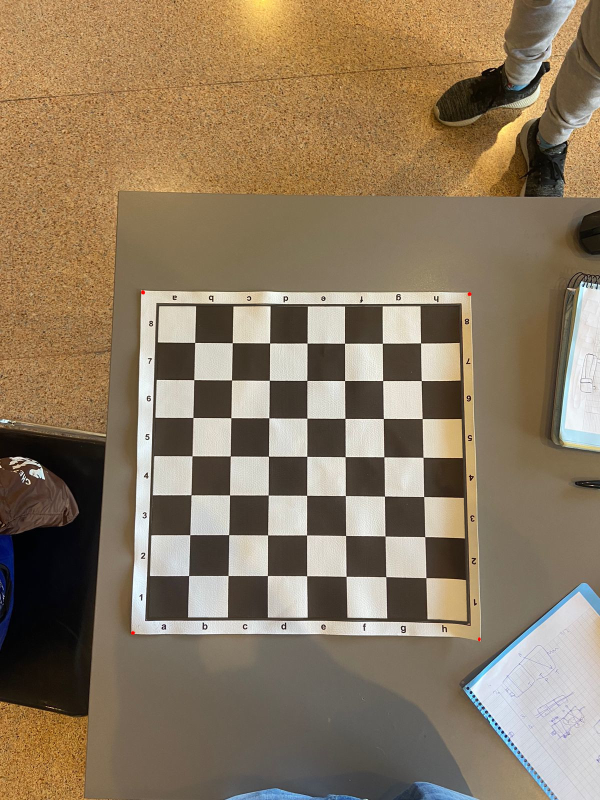
#> input picture src/assets/moves/real_board/Move_Empty.jpeg, 1200 x 1600 px, found by its file name (shown at 1/2 size)
$ python move_detector.py   (older library calls are emulated)
#> lines starting #> are read from the running program, lines starting #| are printed output that depends on the picture; after the words box and inside, x2 and y2 are one past the last pixel; in counts of white or black regions, pixels touching at a corner belong together
### src/utils/cv_utils.py
from skimage.metrics import structural_similarity as compare_ssim
import cv2
import imutils
import numpy as np
import math
from sewar.full_ref import mse, rmse, psnr, uqi, ssim, ergas, scc, rase, sam, msssim, vifp
from logger.log import LoggerService

logger = LoggerService.get_instance()


# Draw bounding boxes around contours
# [11 lines left out: functions draw_contour_bounding_box, get_contours, not called in this run]


# Concat images and titles in a single window
def concat_images(images, titles, force_row_size=None, with_titles=True, width=None, height=None, fontScale=1):
    if width is None:
        width = images[0].shape[1]
    if height is None:
        height = images[0].shape[0]

    font = cv2.FONT_HERSHEY_SIMPLEX
    position = (15, 35)
    fontColor = (0, 255, 0)
    thickness = 1
    lineType = 1
    for i, image in enumerate(images):
        # Make all images 3 channels
        images[i] = np.stack((image,) * 3, axis=-1) if len(image.shape) < 3 else image
        if images[i].shape != (height, width, 3):
            up_points = (width, height)
            images[i] = cv2.resize(images[i], up_points, interpolation=cv2.INTER_AREA)
        image = images[i]

        if with_titles:
            cv2.putText(image, titles[i],
                        position,
                        font,
                        fontScale,
                        fontColor,
                        thickness,
                        lineType)

    num_images = len(images)
    s = int(math.sqrt(num_images)) if force_row_size is None else force_row_size

    # Append empty images
    empty_images = s * math.ceil(num_images / s) - num_images
    [images.append(np.zeros_like(images[0])) for _ in range(empty_images)]

    def join_images(ims, horizontal=1):
        return np.concatenate(tuple(ims), axis=1 if horizontal else 0)

    split_arrays = np.array_split(images, s)
    vert_arrays = []
    for arr in split_arrays:
        vert_arrays.append(join_images(arr, horizontal=1))

    final_image = join_images(vert_arrays, horizontal=0)

    return final_image


# Get HSV filter
def get_hsv_filter(image, lower, upper):
    # Extract chess_handler-board lines
    hsv = cv2.cvtColor(image, cv2.COLOR_BGR2HSV)
    msk = cv2.inRange(hsv, lower, upper)
    krn = cv2.getStructuringElement(cv2.MORPH_RECT, (50, 30))
    dlt = cv2.dilate(msk, krn, iterations=5)
    res = cv2.bitwise_and(dlt, msk)
    res = np.uint8(res)
    return res


# Get canny image based on hsv lower and upper bounds
def get_hsv_canny(image, lower, upper):
    # Extract chess_handler-board lines
    res = get_hsv_filter(image, lower, upper)
    res1 = cv2.Canny(res, 38, 38 * 3)
    return res1


# Get center points of chessboard squares based on canny image
def get_center_points(canny, lower_area=4500, upper_area=5650, draw_points=False, draw_contours=False, image=None):
    processed_img = cv2.GaussianBlur(canny, (5, 5), 0)
    _, processed_img = cv2.threshold(processed_img, 30, 255, cv2.THRESH_BINARY)
    # find contours
    contours, hierarchy = cv2.findContours(processed_img, cv2.RETR_TREE, cv2.CHAIN_APPROX_SIMPLE)
    center_points = []
    corner_points = []
    for c in contours:
        area = cv2.contourArea(c)
        if lower_area < area < upper_area:
            (x, y, w, h) = cv2.boundingRect(c)
            corner_1 = (x, y)
            corner_2 = (x, y + h)
            corner_3 = (x + w, y)
            corner_4 = (x + w, y + h)
            corner_points.append(corner_1)
            corner_points.append(corner_2)
            corner_points.append(corner_3)
            corner_points.append(corner_4)
            center_point = (int(x + w / 2), int(y + h / 2))
            center_points.append(center_point)
            if draw_points:
                cv2.circle(image, center_point, 2, (0, 255, 0))
                cv2.circle(image, corner_1, 3, (34, 127, 127))
                cv2.circle(image, corner_2, 3, (34, 127, 127))
                cv2.circle(image, corner_3, 3, (34, 127, 127))
                cv2.circle(image, corner_4, 3, (34, 127, 127))
            if draw_contours:
                cv2.rectangle(image, (x, y), (x + w, y + h), (255, 0, 255), 2)
    return center_points, corner_points, processed_img


# Get distance between points
def get_distance_between_points(point1, point2):
    # d=√((x2 – x1)² + (y2 – y1)²).
    x1, y1 = point1
    x2, y2 = point2
    return math.sqrt(math.pow(x2 - x1, 2) + math.pow(y2 - y1, 2))


# Reduce points if close to each other
def reduce_points(points):
    points_sorted = sorted(points, key=lambda x: (x[0], x[1]))
    groups = []
    while len(points_sorted) != 0:
        current_point = points_sorted.pop()
        group = [current_point]
        points_to_remove = []
        for p in points_sorted:
            if get_distance_between_points(current_point, p) < 25:
                group.append(p)
                points_to_remove.append(p)
        for p in points_to_remove:
            points_sorted.remove(p)
        groups.append(group)
    points = [g[0] for g in groups]
    points = sorted(points, key=lambda x: (x[0], x[1]))
    return points


# Chessboard corner points to 2d matrix
# [136 lines left out: functions corner_points_to_2d_matrix, corner_points_to_squares, is_piece_found, get_pieces_diff, get_each_square_diff, get_squares_changed, not called in this run]


# Get squares and coordinates from image
def get_image_information(image, image_write, hsv_black_squares_min, hsv_black_squares_max, hsv_white_squares_min, hsv_white_squares_max, board_percentage=0.8):
    # Get HSV canny for White and Black squares and OR them
    res_b = get_hsv_canny(image, hsv_black_squares_min, hsv_black_squares_max)
    res_w = get_hsv_canny(image, hsv_white_squares_min, hsv_white_squares_max)
    res_bw = cv2.bitwise_or(res_b, res_w)

    # Estimate minium area of square
    image_area = image.shape[0] * image.shape[1]
    min_square_area = image_area * board_percentage / 64
    max_square_area = min_square_area * 1.3
    logger.debug(f"Square area between {min_square_area} and {max_square_area}")

    # Get center points, corner points and processed image
    center_points, corner_points, processed_image = get_center_points(res_bw, lower_area=min_square_area,
                                                                      upper_area=max_square_area,
                                                                      draw_points=True,
                                                                      draw_contours=True, image=image_write)
    # Reduce points
    corner_points = reduce_points(corner_points)
    center_points = reduce_points(center_points)
    logger.debug(f"Number of center points: {len(center_points)}, Number of corner points {len(corner_points)}")
    # assert len(center_points) == 64
    # assert len(corner_points) == 81
    squares = None
    matrix_2d = None
    if len(corner_points) == 81:
        matrix_2d = corner_points_to_2d_matrix(corner_points)
        squares = corner_points_to_squares(matrix_2d, with_text=True, image=image_write)

    return squares, matrix_2d, res_b, res_w, res_bw, processed_image


# Sort array of points based on x then y
# [5 lines left out: function sort_array_of_points, not called in this run]


def get_four_corners(points):
    points_x = sorted(points, key=lambda x: x[0])
    top_points = points_x[0:2]
    bottom_points = points_x[2:4]
    sorted_top_points = sorted(top_points, key=lambda x: x[1])
    sorted_bottom_points = sorted(bottom_points, key=lambda x: x[1])
    point_1 = sorted_top_points[0]
    point_2 = sorted_top_points[1]
    point_3 = sorted_bottom_points[1]
    point_4 = sorted_bottom_points[0]
    return [point_1, point_2, point_3, point_4]

### src/logger/log.py
import logging
import os
from dotenv import load_dotenv

load_dotenv()


class LoggerService(object):
    __instance = None

    def __init__(self):
        if self.__class__.__instance:
            raise Exception

        formatter = logging.Formatter(fmt='%(asctime)s - %(levelname)s - %(module)s - %(message)s')

        console_handler = logging.StreamHandler()
        file_handler = logging.FileHandler(str(os.getenv('LOG_FILE_PATH')))

        console_handler.setFormatter(formatter)
        file_handler.setFormatter(formatter)

        logger = logging.getLogger('gm-robot-arm')
        logger.setLevel(logging.DEBUG)
        logger.propagate = False
        logger.addHandler(console_handler)
        logger.addHandler(file_handler)
        self.__class__.__instance = logger

    @classmethod
    def get_instance(cls):
        if not cls.__instance:
            cls()

        return cls.__instance

### src/vision/move_detector.py
from skimage.metrics import structural_similarity as compare_ssim
import cv2
import imutils
from utils.cv_utils import concat_images, get_image_information, get_each_square_diff, get_squares_changed, get_hsv_filter, sort_array_of_points, get_four_corners
import numpy as np

chessboard_map = [['a8', 'a7', 'a6', 'a5', 'a4', 'a3', 'a2', 'a1'],
                  ['b8', 'b7', 'b6', 'b5', 'b4', 'b3', 'b2', 'b1'],
                  ['c8', 'c7', 'c6', 'c5', 'c4', 'c3', 'c2', 'c1'],
                  ['d8', 'd7', 'd6', 'd5', 'd4', 'd3', 'd2', 'd1'],
                  ['e8', 'e7', 'e6', 'e5', 'e4', 'e3', 'e2', 'e1'],
                  ['f8', 'f7', 'f6', 'f5', 'f4', 'f3', 'f2', 'f1'],
                  ['g8', 'g7', 'g6', 'g5', 'g4', 'g3', 'g2', 'g1']]


class MoveDetector():
    def __init__(self) -> None:
        self.previous_image = None
        self.current_image = None

    def set_prev_image(self, image):
        self.previous_image = image

    def set_curr_image(self, image):
        self.current_image = image


if __name__ == "__main__":
    # load the two input images
    # empty_image = cv2.imread('src/assets/moves/empty_lichess2.png')
    # imageA = cv2.imread('src/assets/moves/lichess2_1.png')
    # imageB = cv2.imread('src/assets/moves/lichess2_2.png')

    empty_image = cv2.imread('src/assets/moves/real_board/Move_Empty.jpeg')
#> empty_image is the input picture: shape (1600, 1200, 3); mean B, G, R 96.4, 120.9, 139.5
    imageA = cv2.imread('src/assets/moves/real_board/Move_Initial.jpeg')
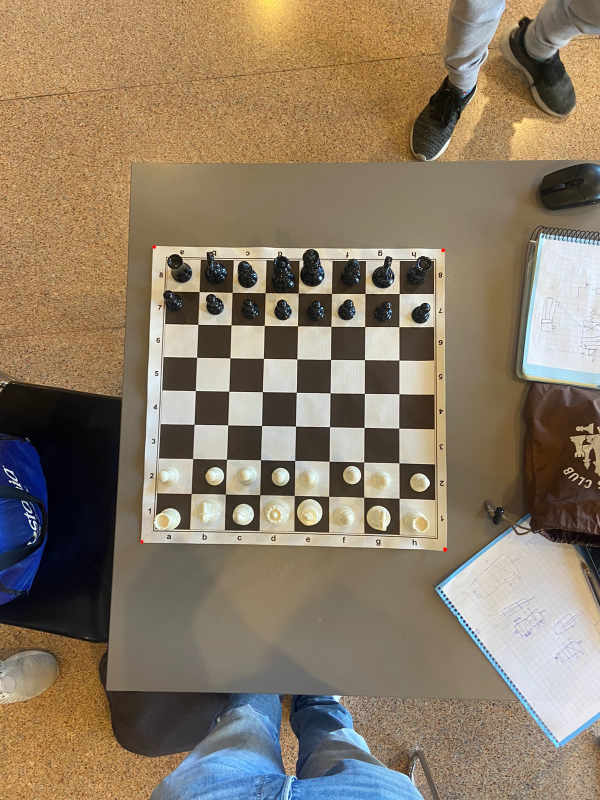
#> input picture src/assets/moves/real_board/Move_Initial.jpeg, 1200 x 1600 px, found by its file name (shown at 1/2 size)
#> imageA is the input picture: shape (1600, 1200, 3); mean B, G, R 102.3, 122.9, 138.5
    imageB = cv2.imread('src/assets/moves/real_board/Move1.jpeg')
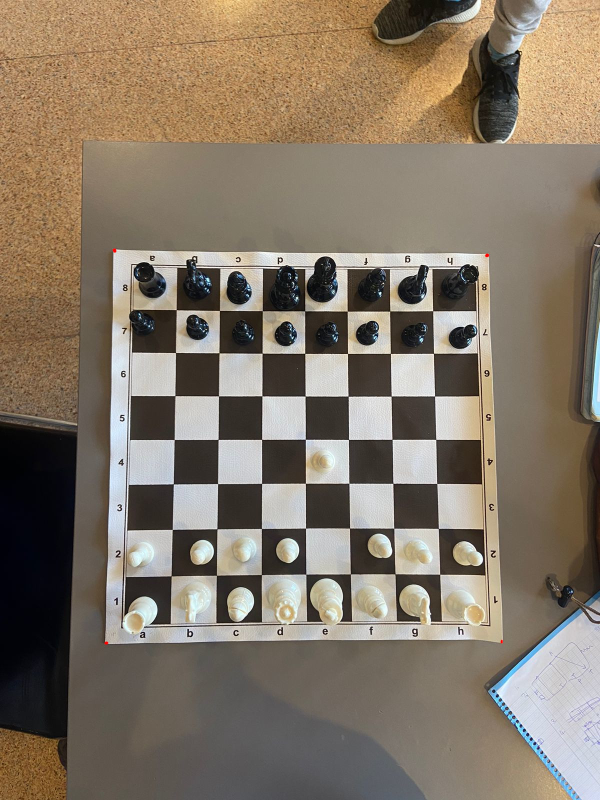
#> input picture src/assets/moves/real_board/Move1.jpeg, 1200 x 1600 px, found by its file name (shown at 1/2 size)
#> imageB is the input picture: shape (1600, 1200, 3); mean B, G, R 102.9, 118.4, 131.1

    image_to_warp = imageB.copy()
    # Red markers
    hsv_min_marker = np.array([0, 177, 240])
    hsv_max_marker = np.array([178, 255, 255])
    res = get_hsv_filter(image_to_warp, hsv_min_marker, hsv_max_marker)
#> in get_hsv_filter, `msk = cv2.inRange(hsv, lower, upper)`:
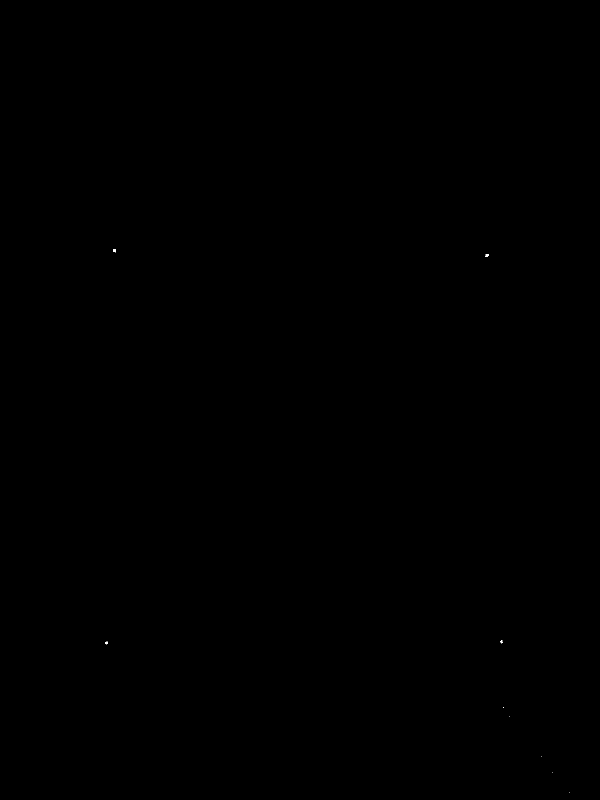
#> msk: shape (1600, 1200) (shown at 1/2 size); 0.01% white in thin lines or dots, all inside (x1, y1, x2, y2) = (210, 498, 1139, 1585)
#> in get_hsv_filter, `dlt = cv2.dilate(msk, krn, iterations=5)`:
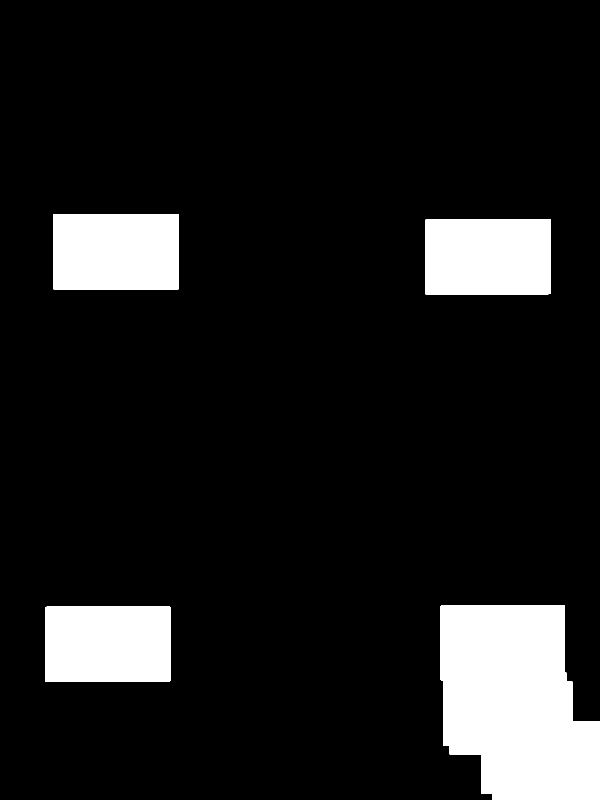
#> dlt: shape (1600, 1200) (shown at 1/2 size); 11.2% white; 4 white regions, box (x1, y1, x2, y2) and area: (881, 1210, 1200, 1600) 100787, (106, 428, 357, 580) 38142, (850, 438, 1102, 589) 38040, (90, 1213, 341, 1364) 37891
    kernel = np.ones((3, 3), np.uint8)
    res = cv2.dilate(res,kernel)
#> res: shape (1600, 1200); 0.01% white; 9 white regions (5 under 20 px)
    contours, hierarchy = cv2.findContours(res, cv2.RETR_TREE, cv2.CHAIN_APPROX_SIMPLE)
#> contours = 9 contours, 5 with area under 20; largest, box (x1, y1, x2, y2) and area: (225, 497, 233, 506) 48, (969, 507, 978, 515) 46, (209, 1282, 217, 1290) 42, (1000, 1279, 1006, 1288) 36
    main_ctnrs = []
    centers = []
    for c in contours:
        print("AREA ",cv2.contourArea(c))
        if cv2.contourArea(c) >30:
            main_ctnrs.append(c)
            (x, y, w, h) = cv2.boundingRect(c)
            centers.append((x,y))
            cv2.rectangle(image_to_warp, (x, y), (x + w, y + h), (127, 0, 255), 2)
#> this loop made 9 passes
#> (x, y, w, h) on passes 6 to 9: (209, 1282, 8, 8), (1000, 1279, 6, 9), (969, 507, 9, 8), (225, 497, 8, 9)
#> (printed output is left out)
#> image_to_warp: shape (1600, 1200, 3); 0.02% of pixels changed, all inside (x1, y1, x2, y2) = (208, 496, 1008, 1292)
#> after the loop, centers = [(209, 1282), (1000, 1279), (969, 507), (225, 497)]; main_ctnrs = 4 contours; box (x1, y1, x2, y2) and area: (225, 497, 233, 506) 48, (969, 507, 978, 515) 46, (209, 1282, 217, 1290) 42, (1000, 1279, 1006, 1288) 36

    centers = get_four_corners(centers)
#> in get_four_corners, `points_x = sorted(points, key=lambda x: x[0])`: points_x = [(209, 1282), (225, 497), (969, 507), (1000, 1279)]
#> in get_four_corners, `top_points = points_x[0:2]`: top_points = [(209, 1282), (225, 497)]
#> in get_four_corners, `bottom_points = points_x[2:4]`: bottom_points = [(969, 507), (1000, 1279)]
#> in get_four_corners, `sorted_top_points = sorted(top_points, key=lambda x: x[1])`: sorted_top_points = [(225, 497), (209, 1282)]
#> in get_four_corners, `sorted_bottom_points = sorted(bottom_points, key=lambda x: x[1])`: sorted_bottom_points = [(969, 507), (1000, 1279)]
#> in get_four_corners, `point_1 = sorted_top_points[0]`: point_1 = (225, 497)
#> in get_four_corners, `point_2 = sorted_top_points[1]`: point_2 = (209, 1282)
#> in get_four_corners, `point_3 = sorted_bottom_points[1]`: point_3 = (1000, 1279)
#> in get_four_corners, `point_4 = sorted_bottom_points[0]`: point_4 = (969, 507)
#> centers = [(225, 497), (209, 1282), (1000, 1279), (969, 507)]
    # Show keypoints
    ii=np.zeros_like(image_to_warp)

    print(centers)
#| [(225, 497), (209, 1282), (1000, 1279), (969, 507)]
    pt_A = [centers[0][0],centers[0][1]]
#> pt_A = [225, 497]
    pt_B = [centers[1][0],centers[1][1]]
#> pt_B = [209, 1282]
    pt_C = [centers[2][0],centers[2][1]]
#> pt_C = [1000, 1279]
    pt_D = [centers[3][0],centers[3][1]]
#> pt_D = [969, 507]
    cv2.circle(image_to_warp, pt_A, 5, (255, 0, 0), 1)
#> image_to_warp: shape (1600, 1200, 3); mean B, G, R 102.9, 118.4, 131.1
    cv2.circle(image_to_warp, pt_B, 5, (0, 255, 0), 1)
#> image_to_warp: shape (1600, 1200, 3); mean B, G, R 102.9, 118.4, 131.1
    cv2.circle(image_to_warp, pt_C, 5, (0, 0, 255), 1)
#> image_to_warp: shape (1600, 1200, 3); mean B, G, R 102.9, 118.4, 131.1
    cv2.circle(image_to_warp, pt_D, 5, (255, 244, 0), 1)
#> image_to_warp: shape (1600, 1200, 3); mean B, G, R 102.9, 118.4, 131.1
    width, height = 600,600
    # to calculate the transformation matrix
    input_pts = np.float32([pt_A, pt_D, pt_C, pt_B])
#> input_pts = [[225, 497], [969, 507], [1000, 1279], [209, 1282]]
    output_pts = np.float32([[0, 0],
                             [width, 0],
                             [width, height],
                             [0, height]])

    # Compute the perspective transform M
    M = cv2.getPerspectiveTransform(input_pts, output_pts)
#> M = [[0.822, 0.0168, -193.2], [-0.0113, 0.842, -416.2], [-2.39e-05, 8.39e-05, 1]]

    # Apply the perspective transformation to the image
    out = cv2.warpPerspective(image_to_warp, M, (width,height))
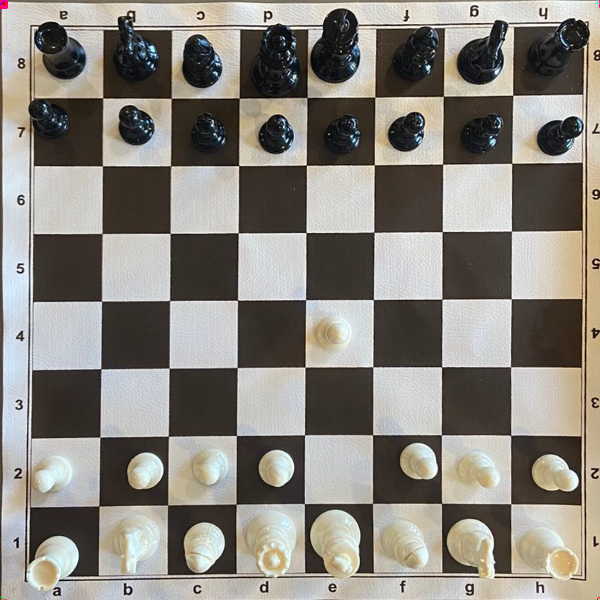
#> out: shape (600, 600, 3); mean B, G, R 125.7, 132.8, 137.1


    cv2.imshow("Keypoints", out)

    while (1):
        if cv2.waitKey(33) == ord('q'):
#> (key q is pressed here)
            break

    if imageA.shape != imageB.shape:
        print(f"Reshaping imageA from {imageA.shape} to {imageB.shape}")
        up_width = imageA.shape[1]
        up_height = imageA.shape[0]
        up_points = (up_width, up_height)
        imageB = cv2.resize(imageB, up_points, interpolation=cv2.INTER_LINEAR)

    # [13 lines of commented-out code are left out]
    hsv_min_b = np.array([0, 0, 0])
    hsv_max_b = np.array([27, 241, 90])
    hsv_min_w = np.array([0, 0, 84])
    hsv_max_w = np.array([179, 255, 255])

    image_write = imageA.copy()
    squares, matrix_2d, calibration_b, calibration_w, calibration_bw, calibraion_processed = get_image_information(
        empty_image, image_write, hsv_min_b, hsv_max_b,
        hsv_min_w, hsv_max_w)
#> in get_hsv_filter (call 3), `msk = cv2.inRange(hsv, lower, upper)`:
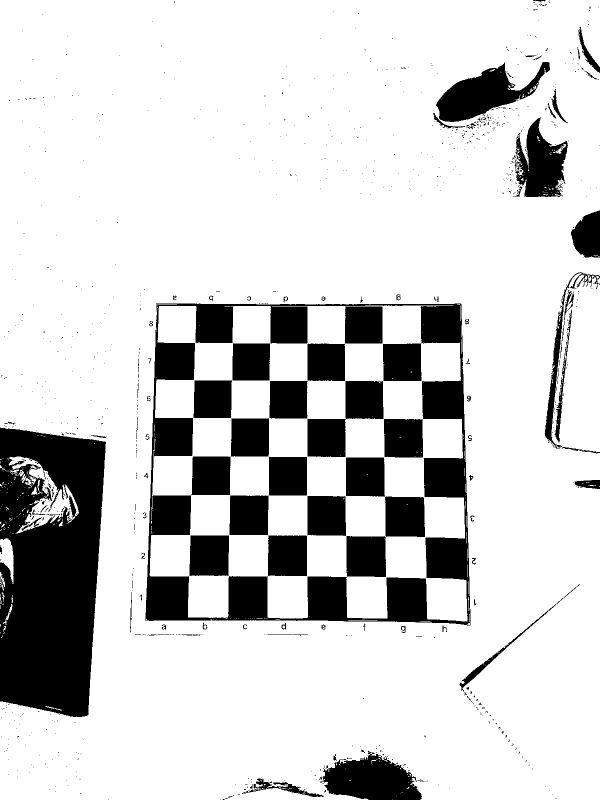
#> msk: shape (1600, 1200) (shown at 1/2 size); 81.6% white; 912 black regions (814 under 20 px), largest, box (x1, y1, x2, y2) and area: (0, 855, 212, 1434) 97504, (291, 606, 941, 1251) 90007, (640, 1501, 844, 1600) 12762
#> in get_hsv_canny (call 2), `res1 = cv2.Canny(res, 38, 38 * 3)`:
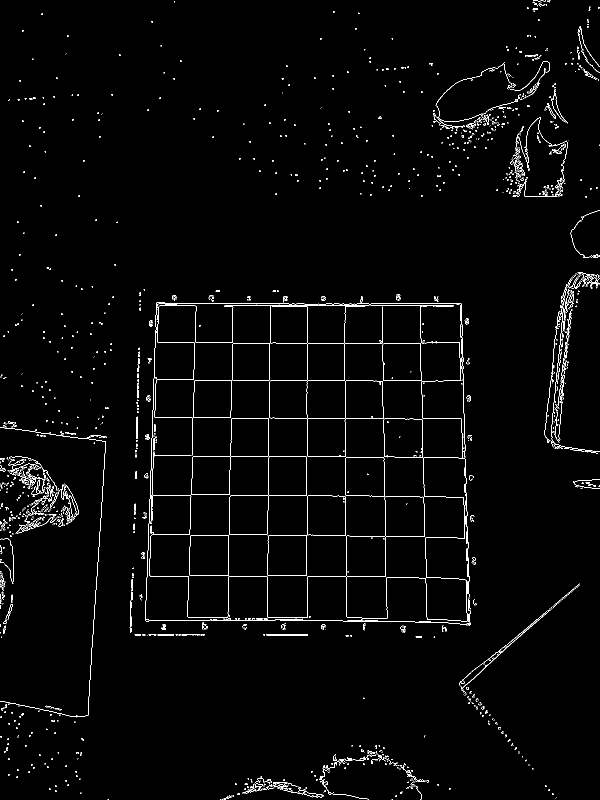
#> res1: shape (1600, 1200) (shown at 1/2 size); 1.7% white in thin lines or dots
#> (the rest of the program and of its run is left out)
